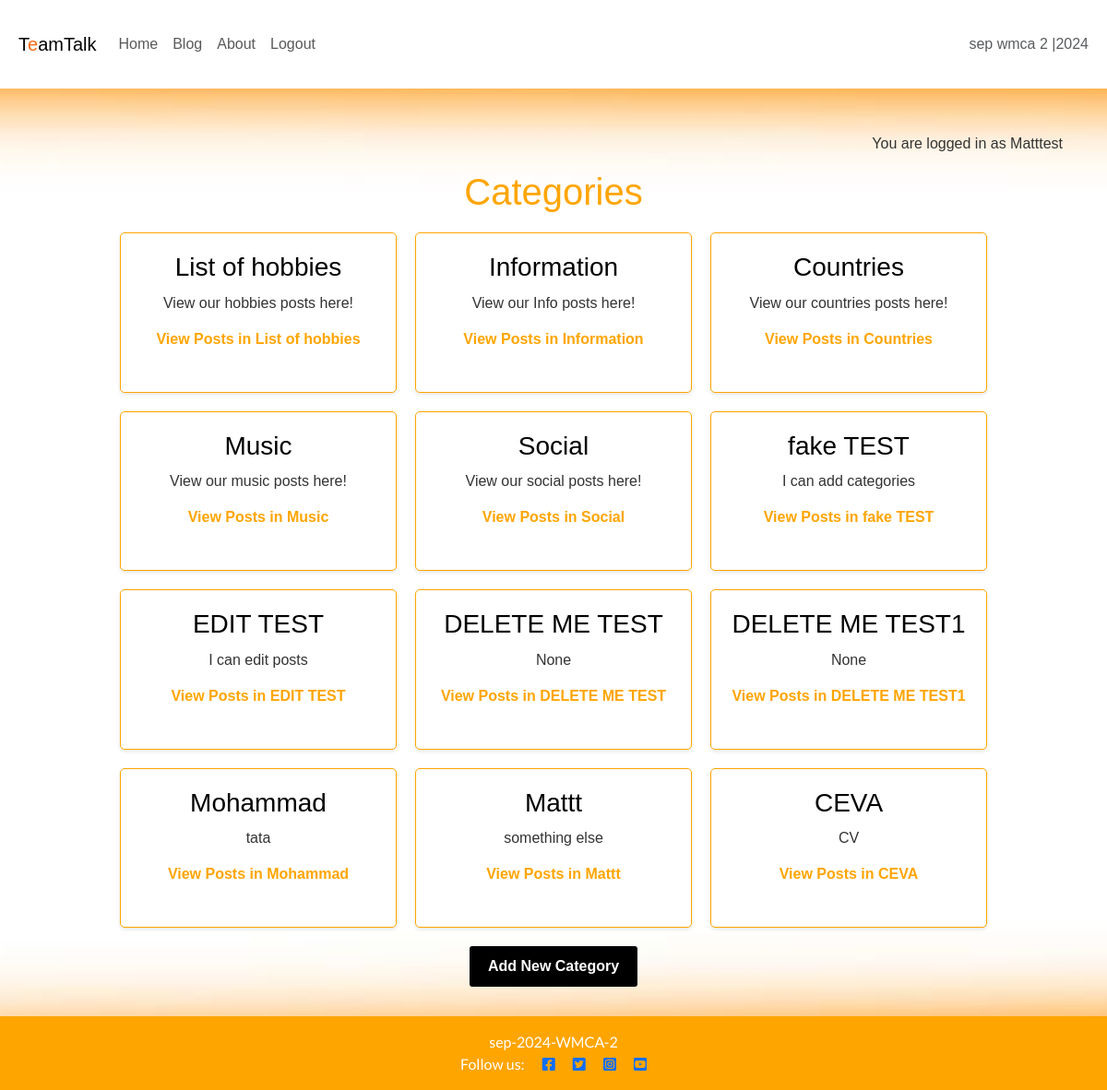
/blog/categories/ (signed in), run on the app's committed database.
### blog/models.py (models this page shows, shortened)
class Category(models.Model):
    name = models.CharField(max_length=100, unique=True)
    description = models.TextField(blank=True, null=True)
    author = models.ForeignKey(User, on_delete=models.CASCADE, related_name="categories")

### blog/views.py (the view)
# urls.py: path('categories/', views.category_list, name='categories'),
def category_list(request):
    categories = Category.objects.all()
    return render(request, 'blog/category_list.html', {'categories': categories})

### blog/templates/blog/category_list.html (shortened to what this page needs)
{% extends 'base.html' %}
{% block content %}
<h1 style="text-align: center; margin-bottom: 20px; color: orange; font-family: Arial, sans-serif;">Categories</h1>
<div style="display: flex; flex-wrap: wrap; justify-content: center; gap: 20px;">
    {% for category in categories %}
    <div style="width: 300px; border: 1px solid orange; border-radius: 5px; padding: 20px; background-color: white; text-align: center; font-family: Arial, sans-serif; box-shadow: 0 2px 4px rgba(0, 0, 0, 0.1);">
        <h3 style="color: black; margin-bottom: 10px;">{{ category.name }}</h3>
        <p style="color: #333; margin-bottom: 15px;">{{ category.description | safe }}</p>
        <a href="{% url 'posts_by_category' category.id %}" style="text-decoration: none; color: orange; font-weight: bold; display: inline-block; margin-bottom: 10px;">
            View Posts in {{ category.name }}
        </a>
    </div>
    {% endfor %}
</div>
{% if user.is_authenticated %}
<div style="text-align: center; margin-top: 20px;">
    <a href="{% url 'add_category' %}" style="display: inline-block; padding: 10px 20px; background-color: black; color: white; text-decoration: none; font-weight: bold; border-radius: 3px;">
        Add New Category
    </a>
</div>
{% endif %}
{% endblock %}

### templates/base.html (shortened to what this page needs)
{% load static %}
{% url 'post_detail' as post_detail_url %}
{% url 'home' as home_url %}
{% url 'about' as about_url %}
{% url 'account_login' as login_url %}
{% url 'account_signup' as signup_url %}
{% url 'account_logout' as logout_url %}
<!DOCTYPE html>
<html lang="en">
<head>
    <link rel="stylesheet" href="https://cdnjs.cloudflare.com/ajax/libs/font-awesome/5.15.3/css/all.min.css">
    <link href="https://cdn.jsdelivr.net/npm/bootstrap@5.3.3/dist/css/bootstrap.min.css" rel="stylesheet">
    <link rel="stylesheet" href="{% static 'css/style.css' %}">
</head>
<body class="d-flex flex-column min-vh-100 main-bg">
    <nav class="navbar navbar-expand-lg navbar-light bg-white">
        <div class="container-fluid">
            <a class="navbar-brand" href="{% url 'home' %}"><span class="brand">T<span class="red-o">e</span>am<span
                        class="thin">Talk</span></span></a>
            <div class="collapse navbar-collapse" id="navbarText">
                <ul class="navbar-nav me-auto mb-2 mb-lg-0">
                    <li class="nav-item">
                        <a class="nav-link {% if request.path == home_url %}active" aria-current="page{% endif %}"
                            href="{% url 'home' %}">Home</a>
                    </li>
                    <li class="nav-item">
                        <a class="nav-link {% if request.path == home_url %}active" aria-current="page{% endif %}"
                            href="{% url 'posts' %}">Blog</a>
                    </li>
                    <li class="nav-item">
                        <a class="nav-link {% if request.path == about_url %}active" aria-current="page{% endif %}"
                            href="{% url 'about' %}">About</a>
                    </li>
                    {% if user.is_authenticated %}
                    <li class="nav-item">
                        <a class="nav-link {% if request.path == logout_url %}active" aria-current="page{% endif %}"
                            href="{% url 'account_logout' %}">Logout</a>
                    </li>
                    {% endif %}
                </ul>
                <span class="navbar-text text-muted">
                    sep wmca 2 |2024
                </span>
            </div>
        </div>
    </nav>
    <main class="flex-shrink-0 flex-grow-1 main-bg">
        {% if user.is_authenticated %}
        <p class="text-end m-3">You are logged in as {{ user }}</p>
        {% else %}
        <p class="text-end m-3">You are not logged in</p>
        {% endif %}
        {% block content %}{% endblock content %}
    </main>
    <footer class="footer mt-auto py-3 dark-bg">
        <p class="m-0 text-center text-white">
      {% block copyright %}sep-2024-WMCA-2{% endblock copyright %}
</p>
<p class="m-0 text-center text-white">
    Follow us:
    <a href="https://www.facebook.com/" target="_blank"><i class="fab fa-facebook-square ms-3"></i></a>
    <a href="https://x.com/" target="_blank"><i class="fab fa-twitter-square ms-3"></i></a>
    <a href="https://www.instagram.com/" target="_blank"><i class="fab fa-instagram-square ms-3"></i></a>
    <a href="https://www.youtube.com/" target="_blank"><i class="fab fa-youtube-square ms-3"></i></a>
</p>
     </footer>
</body>
</html>

### static/css/style.css (style rules this page uses)
body { background-image: url(/static/images/TotFundal2.jpg); background-size: cover; background-position: center; background-repeat: no-repeat; margin: 0; font-family: Arial, sans-serif; background-color: #f7f7f7; color: #333333; }
.red-o { color: #f26914; }
header, footer { background-color: #f26914; color: white; text-align: center; padding: 1rem; font-family: 'Lato', sans-serif; }
footer { left: 0; bottom: 0; width: 100%; }
main { padding: 2rem; text-align: center; }
h1, h2 { margin: 0.5rem 0; font-family: "Roboto"; }
body { font-family: Arial, sans-serif; }
header, footer { text-align: center; background-color: orange; color: white; padding: 10px; }
h1, h2 { color: orange; margin-bottom: 20px; }
.container-fluid { padding: 20px; }

### data on the page
Category: name "List of hobbies", description "View our hobbies posts here!"
Category: name "Information", description "View our Info posts here!"
Category: name "Countries", description "View our countries posts here!"
Category: name "Music", description "View our music posts here!"
Category: name "Social", description "View our social posts here!"
Category: name "fake TEST", description "I can add categories"
Category: name "EDIT TEST", description "I can edit posts"
Category: name "DELETE ME TEST", description "None"
Category: name "DELETE ME TEST1", description "None"
Category: name "Mohammad", description "tata"
Category: name "Mattt", description "something else"
Category: name "CEVA", description "CV"

### other printed values
{{ user }} "Matttest"
